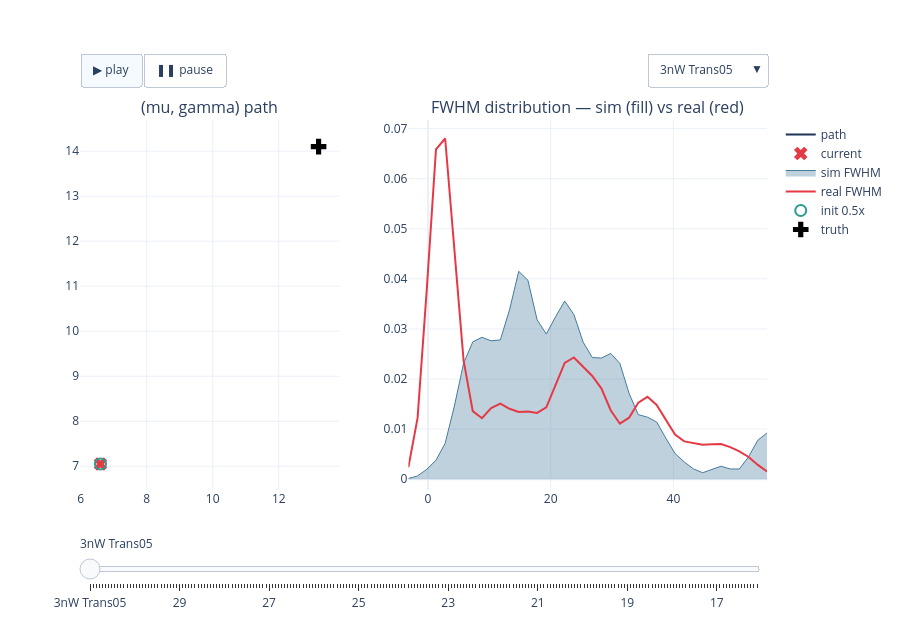

Write notebook code for a chart like this one.
### Code cell
# FIG 1b — 3nW interactive: (mu,gamma) path + FWHM distribution; experiment dropdown + play/slider
fig_3nW = build_power_figure(results, '3nW')
if fig_3nW is not None:
    fig_3nW.show()
